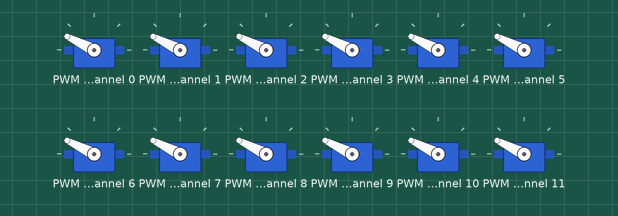
Recording of a program running on a simulated ESP32 board running MicroPython. Shown: 12 × servo. Servo angles are drawn from the pulse width (0.5 ms = 0°, 2.5 ms = 180°); what the program prints to the serial console is not drawn.

Above: at 1.05 s.
At 3.0 s:
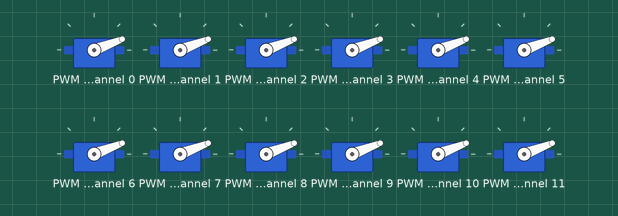
Timing chart, 0 to 5.7 s (numbered marks = the images above):
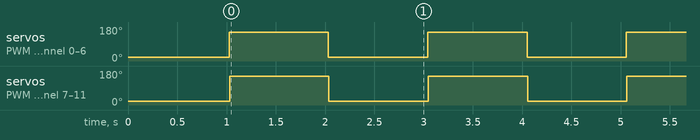

Measured:
- by itself, servo on PWM channel 0–11: alternates 153° for 1.0 s and 21° for 1.0 s

The program:

Motor_Test_2.py
```python
from machine import Pin, I2C
from time import sleep

# ================= CONFIG =================
PCA_ADDR = 0x40

CENTER_ANGLE = 0
MOVE_OFFSET  = 120
wait_time = 0

print("Booting SINGLE SERVO TEST (CH1)")

# ================= I2C =================
i2c = I2C(0, scl=Pin(22), sda=Pin(21), freq=100000)
devices = i2c.scan()
print("I2C devices:", devices)

if PCA_ADDR not in devices:
    raise Exception("PCA9685 not found")

# ================= PCA9685 =================
class PCA9685:
    def __init__(self, i2c, addr):
        self.i2c = i2c
        self.addr = addr
        # Reset only once
        self.i2c.writeto_mem(self.addr, 0x00, b'\x00')

    def set_freq(self, hz):
        prescale = int(25000000 / (4096 * hz) - 1)
        old = self.i2c.readfrom_mem(self.addr, 0x00, 1)[0]
        self.i2c.writeto_mem(self.addr, 0x00, bytes([(old & 0x7F) | 0x10]))
        self.i2c.writeto_mem(self.addr, 0xFE, bytes([prescale]))
        self.i2c.writeto_mem(self.addr, 0x00, bytes([old]))
        sleep(0.005)
        self.i2c.writeto_mem(self.addr, 0x00, bytes([old | 0xA1]))

    def set_pwm(self, ch, pulse):
        pulse = max(0, min(4095, pulse))
        reg = 0x06 + 4 * ch
        self.i2c.writeto_mem(
            self.addr,
            reg,
            bytearray([0, 0, pulse & 0xFF, pulse >> 8])
        )

pca = PCA9685(i2c, PCA_ADDR)
pca.set_freq(50)
print("PCA9685 ready @ 50Hz")

# ================= SERVO HELPERS =================
def angle_to_pulse(angle):
    angle = max(0, min(180, angle))
    return int(150 + (angle / 180) * 450)

def set_servo(channel, angle):
    pca.set_pwm(channel, angle_to_pulse(angle))

# ================= SINGLE SERVO LOOP =================
print("Driving ONLY servo channel 1")

# Initial center (ONLY CH1)
#set_servo(1, CENTER_ANGLE)
#set_servo(2, CENTER_ANGLE)
for i in range(0, 12):
    set_servo(i, CENTER_ANGLE)
    sleep(wait_time)
sleep(1)

while True:
    #for i in range 10
    print("Servo 1 → +45°")
    for i in range(0, 12):
        set_servo(i, CENTER_ANGLE + MOVE_OFFSET)
        sleep(wait_time)
    #set_servo(1, CENTER_ANGLE + MOVE_OFFSET)
    #set_servo(2, CENTER_ANGLE + MOVE_OFFSET)
    sleep(1)

    print("Servo 1 → center")
    for i in range(0, 13):
        set_servo(i, CENTER_ANGLE)
        sleep(wait_time)
    #set_servo(1, CENTER_ANGLE)
    #set_servo(2, CENTER_ANGLE)
    sleep(1)

    #return False
```
